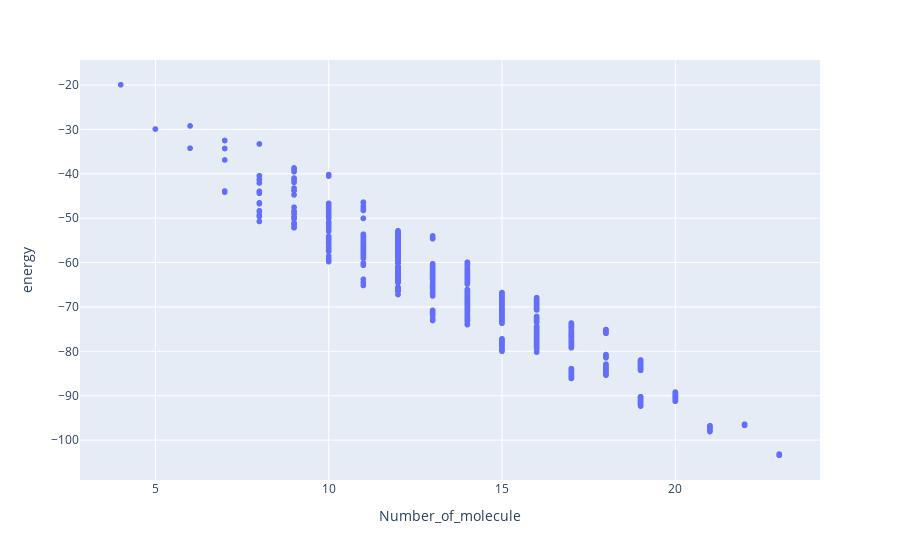

The code cell stored with this chart in its notebook:
### Code cell
px.scatter(df_train,x="Number_of_molecule",y="energy",hover_data = ["energy","Molecule_formula"])

### Figure 1 — Plotly figure (JSON) as saved in the notebook; plotly's stock layout.template omitted (floating-point values rounded to 4 significant figures; data arrays with more than 128 entries replaced by an {"elided": "..."} marker saying what was removed)
{"data": [{"customdata": {"elided": "6773x1 str values"}, "hovertemplate": "Number_of_molecule=%{x}<br>energy=%{y}<br>Molecule_formula=%{customdata[0]}<extra></extra>", "legendgroup": "", "marker": {"color": "#636efa", "symbol": "circle"}, "mode": "markers", "name": "", "showlegend": false, "type": "scattergl", "x": {"elided": "6773 int values"}, "xaxis": "x", "y": {"elided": "6773 float values"}, "yaxis": "y"}], "layout": {"legend": {"tracegroupgap": 0}, "margin": {"t": 60}, "xaxis": {"anchor": "y", "domain": [0, 1], "title": {"text": "Number_of_molecule"}}, "yaxis": {"anchor": "x", "domain": [0, 1], "title": {"text": "energy"}}}}
